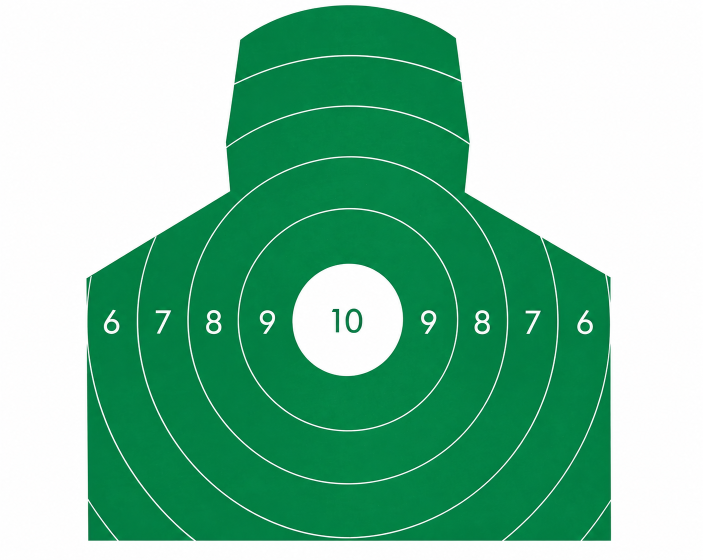
#> input picture ImageRecognitionService/targets/kanat_silhouette_a4.png, 1405 x 1120 px, found by its file name (shown at 1/2 size)
$ python ring_landmarks.py
#> lines starting #> are read from the running program, lines starting #| are printed output that depends on the picture
"""The scoring-ring radii, read off the Target artwork (#70).

Rays are traced out from `RING_CENTRE_TPL` every half degree, sampled at a
quarter pixel. On each ray:

- the white 10-ring's edge is where the profile first drops through the level
  halfway between the white disk and the green around it;
- each ring line is a run above that level, at most 6 px wide (wider runs are
  the numerals), and its radius is the run's centre. A run belongs to the
  nearest `RING_RADII_TPL` line, so re-running converges on the same values.

Each value is the median over the rays, so numerals and the silhouette, which
cut the outer rings off on some rays, do not move it. The artwork's rings are
~2% taller than wide; a median radius is the circle `score()` uses.

    .venv/bin/python -m tools.ring_landmarks
"""
import cv2
import numpy as np

from detection.board import DEFAULT_TEMPLATE, RING_CENTRE_TPL, RING_RADII_TPL

WHITE, GREEN = 253, 84  # the artwork's disk and background levels
HALF = (WHITE + GREEN) / 2


def measure(template=DEFAULT_TEMPLATE):
    """(10-ring edge radius, (ring line radii...)) in template px."""
    grey = cv2.imread(template, cv2.IMREAD_GRAYSCALE).astype(np.float32)
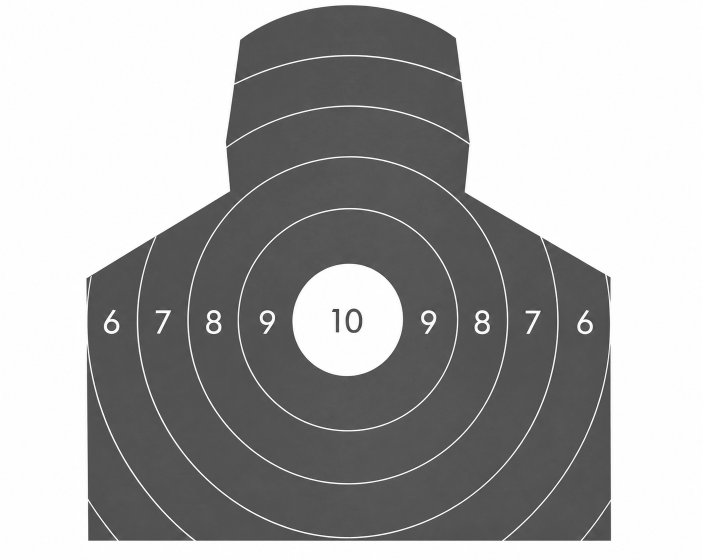
#> grey: shape (1120, 1405) float32 (shown at 1/2 size); min 53, max 255, mean 169.2
    r = np.arange(0, 560, 0.25, dtype=np.float32)
    edges, lines = [], [[] for _ in RING_RADII_TPL[1:]]
    for a in np.radians(np.arange(0, 360, 0.5)):
        x = (RING_CENTRE_TPL[0] + r * np.cos(a)).astype(np.float32)
        y = (RING_CENTRE_TPL[1] + r * np.sin(a)).astype(np.float32)
        v = cv2.remap(grey, x[:, None], y[:, None], cv2.INTER_LINEAR,
                      borderValue=0)[:, 0]
        i = np.argmax((r > 40) & (v < HALF))  # past the centre mark
        edges.append(r[i - 1] + (v[i - 1] - HALF) / (v[i - 1] - v[i]) * 0.25)
        above = np.diff(np.r_[0, (v > HALF) & (r > edges[-1] + 5), 0].astype(int))
        for start, end in zip(np.flatnonzero(above == 1), np.flatnonzero(above == -1) - 1):
            centre, width = (r[start] + r[end]) / 2, r[end] - r[start]
            # Nearest line, 40 px either way: the rings are ~100 px apart, and a
            # tighter window clips the ~2% ellipse and biases the median.
            near = np.abs(np.subtract(RING_RADII_TPL[1:], centre))
            if width < 6 and near.min() < 40:
                lines[near.argmin()].append(centre)
#> this loop made 720 passes
#> i on passes 1 to 3: 441, 441, 441
#> after the loop, edges = 720 values, max 112.9 at index 223, min 109.8 at index 50, mean 111.4
    return float(np.median(edges)), tuple(float(np.median(f)) for f in lines)


if __name__ == "__main__":
    edge, line_radii = measure()
#> edge = 111.5; line_radii = (220.5, 322.4, 425.1, 528.2)
    print(f"10-ring edge radius {edge:.2f} px, diameter {2 * edge:.2f} px")
#| 10-ring edge radius 111.47 px, diameter 222.95 px
    print("ring line radii " + ", ".join(f"{x:.2f}" for x in line_radii))
#| ring line radii 220.50, 322.38, 425.12, 528.25
